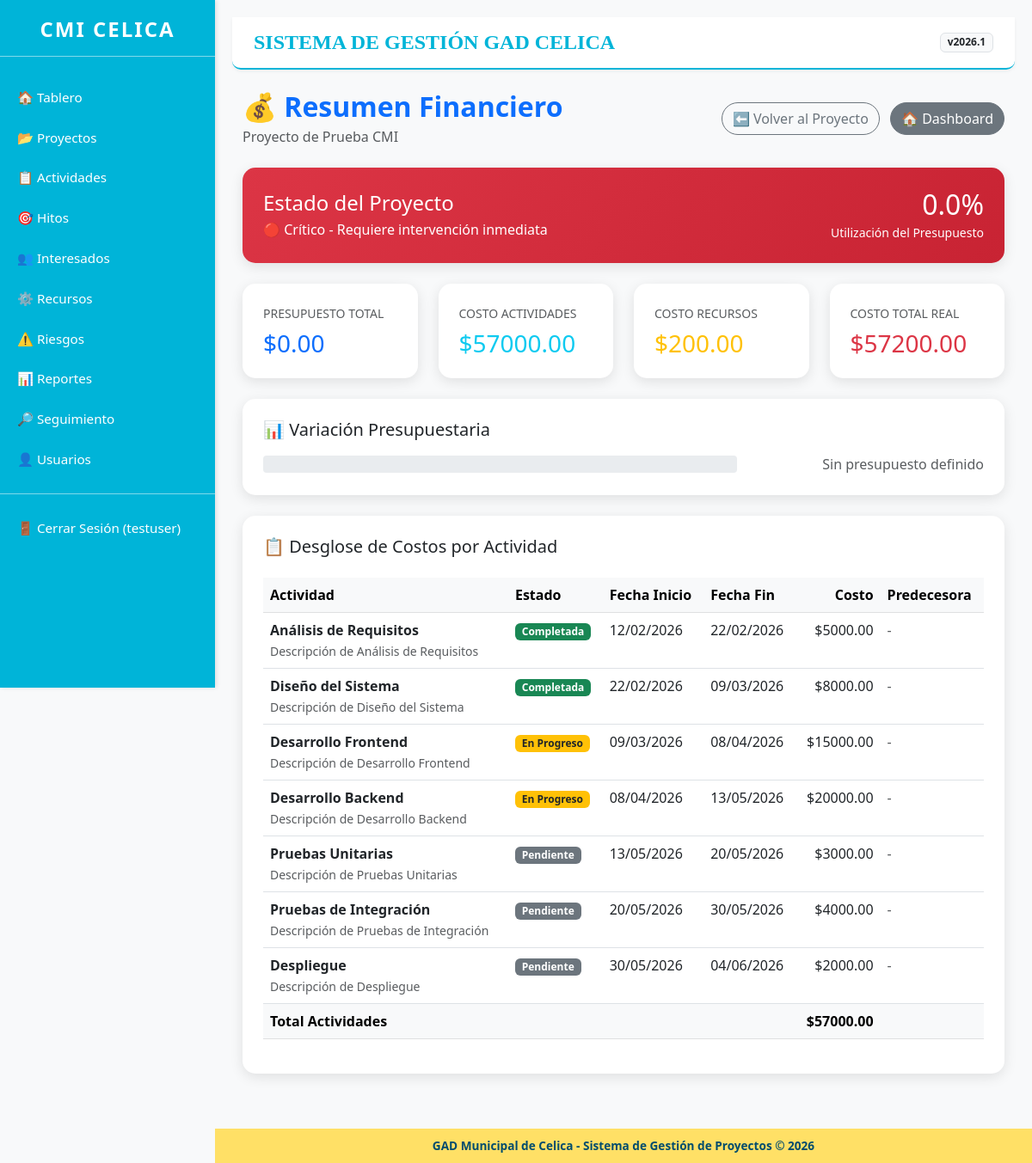
The page /projects/2/financial/ (signed in) on the database its author committed.
### projects/models.py (models this page shows, shortened)
class Project(models.Model):
    STATUS_CHOICES = [
        ('planning', 'Planificación'),
        ('in_progress', 'En Progreso'),
        ('completed', 'Completado'),
        ('on_hold', 'En Espera'),
        ('modified', 'Modificado'),
    ]
    name = models.CharField(max_length=200, verbose_name='Nombre')
    description = models.TextField(verbose_name='Descripción')
    start_date = models.DateField(verbose_name='Fecha de Inicio')
    end_date = models.DateField(verbose_name='Fecha de Fin')
    status = models.CharField(max_length=20, choices=STATUS_CHOICES, default='planning', verbose_name='Estado')
    budget = models.DecimalField(max_digits=10, decimal_places=2, null=True, blank=True, verbose_name='Presupuesto')
    created_by = models.ForeignKey(User, on_delete=models.CASCADE)
    created_at = models.DateTimeField(auto_now_add=True)
    updated_at = models.DateTimeField(auto_now=True)
    @property
    def total_activities_cost(self):
        from django.db.models import Sum
        result = self.activity_set.aggregate(total=Sum('cost'))
        return result['total'] or 0
    @property
    def total_resources_cost(self):
        from django.db.models import Sum, F, DecimalField
        from resources.models import Resource
        result = Resource.objects.filter(
            activity__project=self
        ).aggregate(
            total=Sum(F('quantity') * F('cost_per_unit'), output_field=DecimalField())
        )
        return result['total'] or 0
    @property
    def total_actual_cost(self):
        return self.total_activities_cost + self.total_resources_cost
    @property
    def budget_variance(self):
        if self.budget:
            return self.budget - self.total_actual_cost
        return None
    @property
    def budget_utilization_percentage(self):
        if self.budget and self.budget > 0:
            return round((self.total_actual_cost / self.budget) * 100, 1)
        return 0
    def get_traffic_light_status(self):
        try:
            latest_seguimiento = self.seguimiento_set.first()
            if not latest_seguimiento:
                return 'gray'  # Sin datos
            spi = latest_seguimiento.spi or 0
            cpi = latest_seguimiento.cpi or 0
            if spi >= 0.95 and cpi >= 0.95:
                return 'green'
            elif spi >= 0.85 and cpi >= 0.85:
                return 'yellow'
            else:
                return 'red'
        except:
            return 'gray'
    class Meta:
        verbose_name = 'Proyecto'
        verbose_name_plural = 'Proyectos'

class Activity(models.Model):
    STATUS_CHOICES = [
        ('pending', 'Pendiente'),
        ('in_progress', 'En Progreso'),
        ('completed', 'Completada'),
    ]
    project = models.ForeignKey(Project, on_delete=models.CASCADE, verbose_name='Proyecto')
    name = models.CharField(max_length=200, verbose_name='Nombre')
    description = models.TextField(verbose_name='Descripción')
    start_date = models.DateField(verbose_name='Fecha de Inicio')
    end_date = models.DateField(verbose_name='Fecha de Fin')
    status = models.CharField(max_length=20, choices=STATUS_CHOICES, default='pending', verbose_name='Estado')
    assigned_to = models.ForeignKey(User, on_delete=models.SET_NULL, null=True, blank=True, verbose_name='Asignado A')
    cost = models.DecimalField(max_digits=10, decimal_places=2, null=True, blank=True, verbose_name='Costo')
    time_estimate = models.PositiveIntegerField(help_text="Horas estimadas", null=True, blank=True, verbose_name='Estimación de Tiempo')
    predecessor = models.ForeignKey(
        'self',
        on_delete=models.SET_NULL,
        null=True,
        blank=True,
        verbose_name='Actividad Predecesora',
        related_name='successors',
        help_text="Actividad que debe completarse antes de iniciar esta"
    )
    class Meta:
        verbose_name = 'Actividad'
        verbose_name_plural = 'Actividades'

### projects/views.py (the view)
# urls.py: path('projects/<int:pk>/financial/', views.project_financial_summary, name='project_financial_summary'),
@login_required
def project_financial_summary(request, pk):
    project = get_object_or_404(Project, pk=pk, created_by=request.user)
    activities = project.activity_set.all()
    context = {
        'project': project,
        'budget': project.budget,
        'activities_cost': project.total_activities_cost,
        'resources_cost': project.total_resources_cost,
        'total_cost': project.total_actual_cost,
        'variance': project.budget_variance,
        'utilization': project.budget_utilization_percentage,
        'activities': activities,
        'traffic_light': project.get_traffic_light_status(),
    }
    return render(request, 'projects/financial_summary.html', context)

### templates/projects/financial_summary.html (shortened to what this page needs)
{% extends 'base.html' %}
{% load static %}
{% block content %}
<div class="container-fluid my-4">
    <div class="d-flex justify-content-between align-items-center mb-4">
        <div>
            <h2 class="fw-bold text-primary mb-1">💰 Resumen Financiero</h2>
            <p class="text-muted mb-0">{{ project.name }}</p>
        </div>
        <div>
            <a href="{% url 'project_detail' project.pk %}" class="btn btn-outline-secondary rounded-pill me-2">
                ⬅️ Volver al Proyecto
            </a>
            <a href="{% url 'dashboard' %}" class="btn btn-secondary rounded-pill">
                🏠 Dashboard
            </a>
        </div>
    </div>
    <div class="row mb-4">
        <div class="col-12">
            <div class="financial-card p-4 traffic-{{ traffic_light }}">
                <div class="d-flex justify-content-between align-items-center">
                    <div>
                        <h4 class="mb-1">Estado del Proyecto</h4>
                        <p class="mb-0">
                            {% if traffic_light == 'green' %}
                                🟢 En Tiempo y Presupuesto - El proyecto marcha según lo planificado
                            {% elif traffic_light == 'yellow' %}
                                🟡 Atención Requerida - Existen desviaciones menores
                            {% elif traffic_light == 'red' %}
                                🔴 Crítico - Requiere intervención inmediata
                            {% else %}
                                ⚪ Sin Datos - No hay suficiente información
                            {% endif %}
                        </p>
                    </div>
                    <div class="text-end">
                        <h2 class="mb-0">{{ utilization|floatformat:1 }}%</h2>
                        <small>Utilización del Presupuesto</small>
                    </div>
                </div>
            </div>
        </div>
    </div>
    <div class="row g-4 mb-4">
        <div class="col-md-3">
            <div class="financial-card bg-white p-4">
                <div class="text-muted small text-uppercase mb-2">Presupuesto Total</div>
                <h3 class="text-primary mb-0">${{ budget|floatformat:2|default:"0.00" }}</h3>
            </div>
        </div>
        <div class="col-md-3">
            <div class="financial-card bg-white p-4">
                <div class="text-muted small text-uppercase mb-2">Costo Actividades</div>
                <h3 class="text-info mb-0">${{ activities_cost|floatformat:2 }}</h3>
            </div>
        </div>
        <div class="col-md-3">
            <div class="financial-card bg-white p-4">
                <div class="text-muted small text-uppercase mb-2">Costo Recursos</div>
                <h3 class="text-warning mb-0">${{ resources_cost|floatformat:2 }}</h3>
            </div>
        </div>
        <div class="col-md-3">
            <div class="financial-card bg-white p-4">
                <div class="text-muted small text-uppercase mb-2">Costo Total Real</div>
                <h3 class="text-danger mb-0">${{ total_cost|floatformat:2 }}</h3>
            </div>
        </div>
    </div>
    <div class="row mb-4">
        <div class="col-12">
            <div class="financial-card bg-white p-4">
                <h5 class="mb-3">📊 Variación Presupuestaria</h5>
                <div class="row align-items-center">
                    <div class="col-md-8">
                        <div class="progress progress-thin" style="height: 20px;">
                            {% widthratio utilization 1 100 as util_width %}
                        </div>
                    </div>
                    <div class="col-md-4 text-end">
                        {% if variance %}
                            {% if variance > 0 %}
                                <span class="text-success fw-bold">+${{ variance|floatformat:2 }}</span>
                                <br><small class="text-muted">Bajo presupuesto</small>
                            {% else %}
                                <span class="text-danger fw-bold">${{ variance|floatformat:2 }}</span>
                                <br><small class="text-muted">Sobre presupuesto</small>
                            {% endif %}
                        {% else %}
                            <span class="text-muted">Sin presupuesto definido</span>
                        {% endif %}
                    </div>
                </div>
            </div>
        </div>
    </div>
    <div class="row">
        <div class="col-12">
            <div class="financial-card bg-white p-4">
                <h5 class="mb-4">📋 Desglose de Costos por Actividad</h5>
                <div class="table-responsive">
                    <table class="table table-hover">
                        <thead class="table-light">
                            <tr>
                                <th>Actividad</th>
                                <th>Estado</th>
                                <th>Fecha Inicio</th>
                                <th>Fecha Fin</th>
                                <th class="text-end">Costo</th>
                                <th>Predecesora</th>
                            </tr>
                        </thead>
                        <tbody>
                            {% for activity in activities %}
                            <tr>
                                <td>
                                    <span class="fw-bold">{{ activity.name }}</span>
                                    {% if activity.description %}
                                        <br><small class="text-muted">{{ activity.description|truncatechars:50 }}</small>
                                    {% endif %}
                                </td>
                                <td>
                                    {% if activity.status == 'completed' %}
                                        <span class="badge bg-success">Completada</span>
                                    {% elif activity.status == 'in_progress' %}
                                        <span class="badge bg-warning text-dark">En Progreso</span>
                                    {% else %}
                                        <span class="badge bg-secondary">Pendiente</span>
                                    {% endif %}
                                </td>
                                <td>{{ activity.start_date|date:"d/m/Y" }}</td>
                                <td>{{ activity.end_date|date:"d/m/Y" }}</td>
                                <td class="text-end">${{ activity.cost|default:0|floatformat:2 }}</td>
                                <td>
                                    {% if activity.predecessor %}
                                        <span class="badge bg-info">{{ activity.predecessor.name }}</span>
                                    {% else %}
                                        <span class="text-muted">-</span>
                                    {% endif %}
                                </td>
                            </tr>
                            {% empty %}
                            <tr>
                                <td colspan="6" class="text-center text-muted py-4">
                                    No hay actividades registradas para este proyecto.
                                </td>
                            </tr>
                            {% endfor %}
                        </tbody>
                        <tfoot class="table-light">
                            <tr class="fw-bold">
                                <td colspan="4">Total Actividades</td>
                                <td class="text-end">${{ activities_cost|floatformat:2 }}</td>
                                <td></td>
                            </tr>
                        </tfoot>
                    </table>
                </div>
            </div>
        </div>
    </div>
</div>
{% endblock %}

### templates/base.html (shortened to what this page needs)
<!DOCTYPE html>
<html lang="es">
<head>
    <link href="https://cdn.jsdelivr.net/npm/bootstrap@5.3.0/dist/css/bootstrap.min.css" rel="stylesheet">
    {% load static %}
</head>
<body>
    <div class="sidebar">
        <div class="text-center mb-4">
            <h4 class="fw-bold" style="letter-spacing: 2px;">CMI CELICA</h4>
            <hr style="background-color: white; opacity: 0.5;">
        </div>
        <a href="{% url 'dashboard' %}">🏠 Tablero</a>
        <a href="{% url 'project_list' %}">📂 Proyectos</a>
        <a href="{% url 'activity_list' %}">📋 Actividades</a>
        <a href="{% url 'milestone_list' %}">🎯 Hitos</a>
        <a href="{% url 'stakeholders:stakeholder_list' %}">👥 Interesados</a>
        <a href="{% url 'resources:resource_list' %}">⚙️ Recursos</a>
        <a href="{% url 'risks:risk_list' %}">⚠️ Riesgos</a>
        <a href="{% url 'reports:report_list' %}">📊 Reportes</a>
        <a href="{% url 'seguimiento_list' %}">🔎 Seguimiento</a>
        <a href="{% url 'user_list' %}">👤 Usuarios</a>
        {% if user.is_authenticated %}
            <hr style="background-color: white; opacity: 0.5;">
            <form method="post" action="{% url 'logout' %}">
                <button type="submit">🚪 Cerrar Sesión ({{ user.username }})</button>
            </form>
        {% else %}
            <a href="{% url 'login' %}">🔑 Iniciar Sesión</a>
        {% endif %}
    </div>
    <div class="content">
        <div class="header d-flex justify-content-between align-items-center">
            <h1>SISTEMA DE GESTIÓN GAD CELICA</h1>
            <span class="badge bg-light text-dark border">v2026.1</span>
        </div>
        {% block content %}{% endblock %}
    </div>
    <footer>
        <div>
            GAD Municipal de Celica - Sistema de Gestión de Proyectos © 2026
        </div>
    </footer>
</body>
</html>

### templates/base.html (style rules this page uses)
body { background-color: #f8f9fa; }
.sidebar { height: 100vh; background-color: #00b4d8; color: white; position: fixed; top: 0; left: 0; width: 250px; padding-top: 20px; box-shadow: 2px 0 5px rgba(0,0,0,0.1); z-index: 1000; }
.sidebar a, .sidebar button { color: white; text-decoration: none; display: block; padding: 12px 20px; border: none; background: none; text-align: left; width: 100%; transition: 0.3s; font-size: 0.95rem; }
.content { margin-left: 250px; padding: 20px 20px 80px 20px; min-height: 100vh; }
.header { background-color: #ffffff; padding: 15px 25px; border-bottom: 2px solid #00b4d8; margin-bottom: 20px; border-radius: 0 0 10px 10px; box-shadow: 0 2px 4px rgba(0,0,0,0.05); }
.header h1 { font-family: 'Georgia', serif; font-size: 24px; font-weight: bold; color: #00b4d8; margin: 0; }
footer { margin-left: 250px; background-color: #ffe066; color: #004c6d; text-align: center; padding: 10px; position: fixed; bottom: 0; width: calc(100% - 250px); font-weight: bold; font-size: 0.85rem; z-index: 999; }
.sidebar form { margin: 0; padding: 0; }

### templates/projects/financial_summary.html (style rules this page uses)
.financial-card { border-radius: 15px; box-shadow: 0 4px 15px rgba(0,0,0,0.1); transition: transform 0.2s; }
.traffic-red { background: linear-gradient(135deg, #dc3545, #c82333); color: white; }
.progress-thin { height: 8px; border-radius: 4px; }

### rows shown on the page
Project: name "Proyecto de Prueba CMI"
Activity: name "Análisis de Requisitos", description "Descripción de Análisis de Requisitos", status "Completada", start_date "12/02/2026", end_date "22/02/2026", cost "5000.00"
Activity: name "Diseño del Sistema", description "Descripción de Diseño del Sistema", status "Completada", start_date "22/02/2026", end_date "09/03/2026", cost "8000.00"
Activity: name "Desarrollo Frontend", description "Descripción de Desarrollo Frontend", status "En Progreso", start_date "09/03/2026", end_date "08/04/2026", cost "15000.00"
Activity: name "Desarrollo Backend", description "Descripción de Desarrollo Backend", status "En Progreso", start_date "08/04/2026", end_date "13/05/2026", cost "20000.00"
Activity: name "Pruebas Unitarias", description "Descripción de Pruebas Unitarias", status "Pendiente", start_date "13/05/2026", end_date "20/05/2026", cost "3000.00"
Activity: name "Pruebas de Integración", description "Descripción de Pruebas de Integración", status "Pendiente", start_date "20/05/2026", end_date "30/05/2026", cost "4000.00"
Activity: name "Despliegue", description "Descripción de Despliegue", status "Pendiente", start_date "30/05/2026", end_date "04/06/2026", cost "2000.00"

### other values the page prints
{{ user.username }} "testuser"
{{ utilization|floatformat:1 }} "0.0"
{{ budget|floatformat:2|default:"0.00" }} "0.00"
{{ activities_cost|floatformat:2 }} "57000.00"
{{ resources_cost|floatformat:2 }} "200.00"
{{ total_cost|floatformat:2 }} "57200.00"
